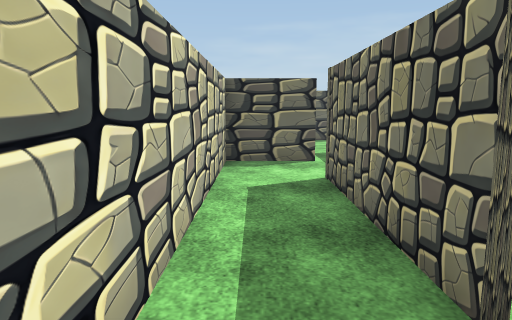
[1] (above)

21 first-person views from a walk through a 3-D level made in the Unity game engine. The camera is 1.4 m above the floor, tilts 8° down and sees 70° across. The floor is counted in squares, 1 m on a side. Each view is taken from the middle of a square. On the plan, view 1 faces up. The plan holds only what a view shows up to about 16 squares ahead; the rest is blank. The place goes on beyond the plan. Some surface patterns are stand-ins.

[2]
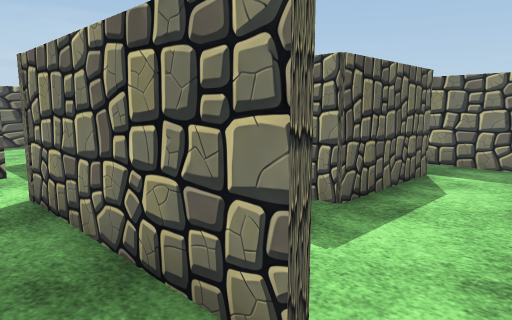

[3]
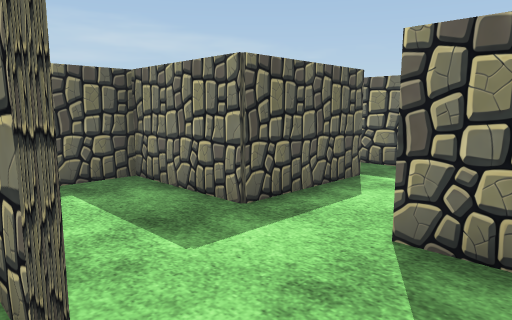

[4]
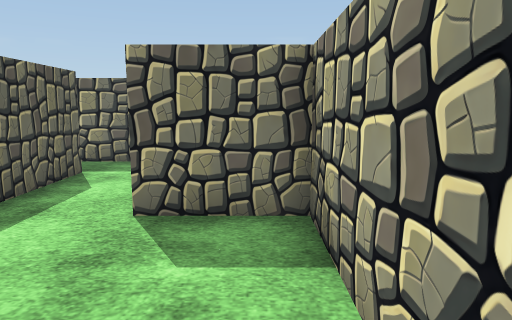

[5]
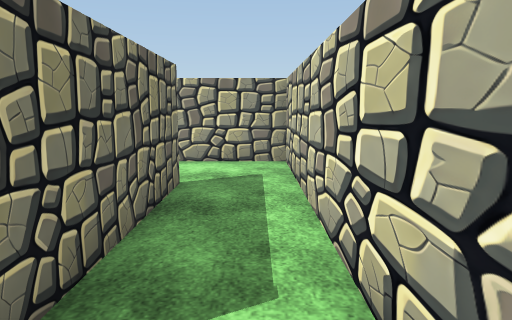

[6]
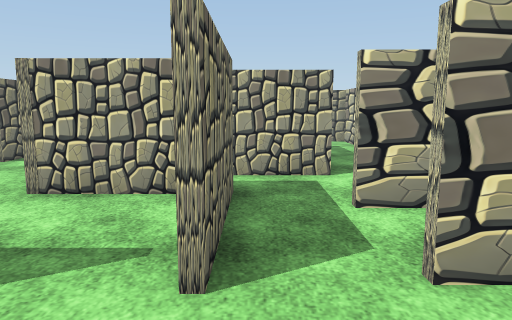

[7]
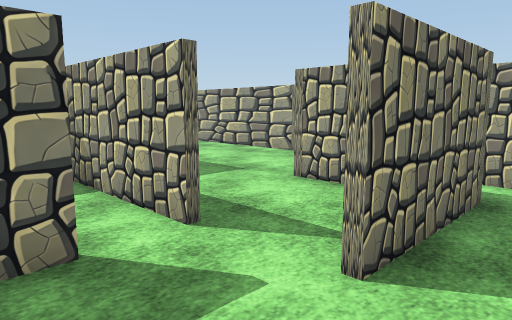

[8]
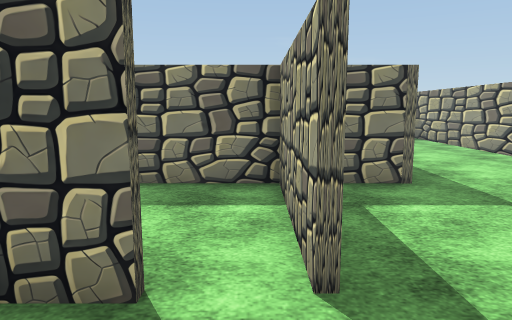

[9]
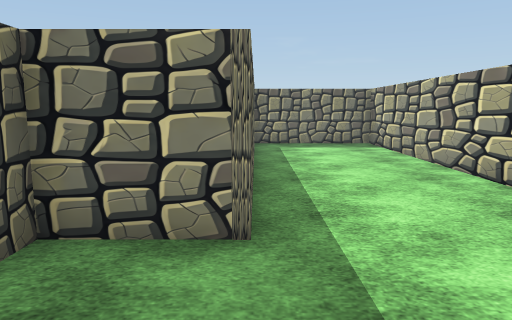

[10]
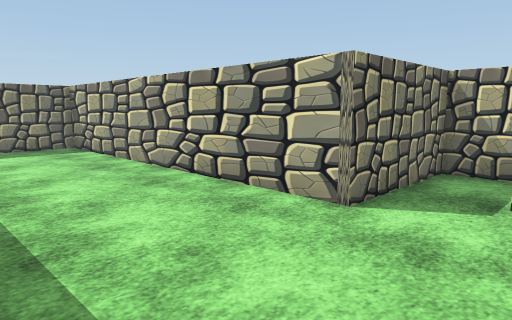

[11]
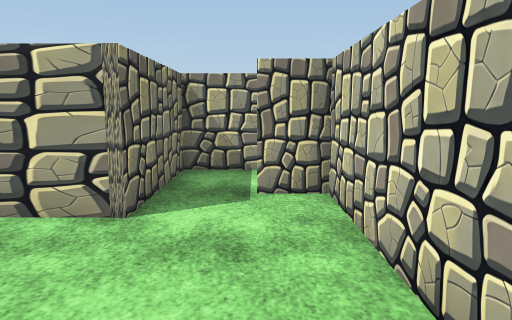

[12]
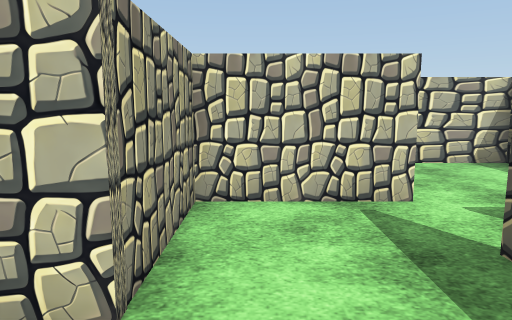

[13]
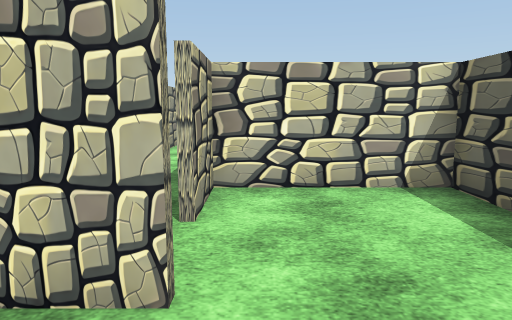

[14]
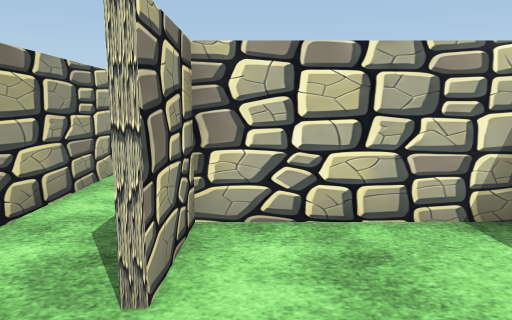

[15]
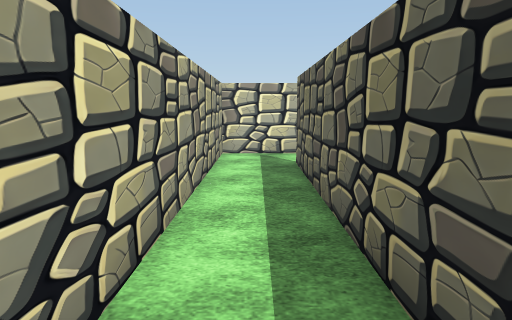

[16]
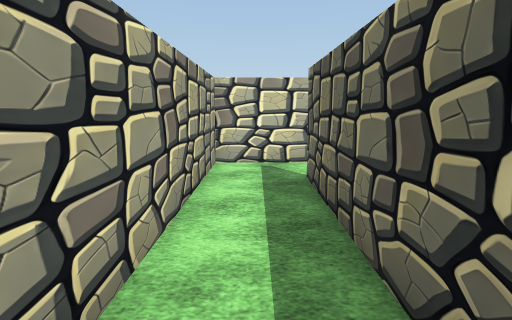

[17]
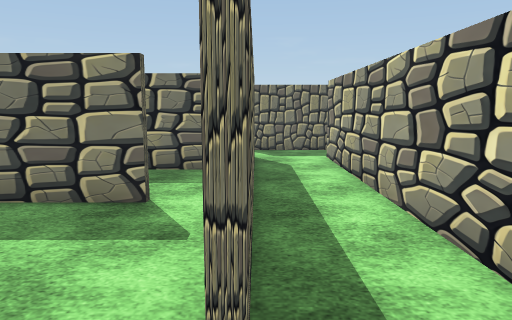

[18]
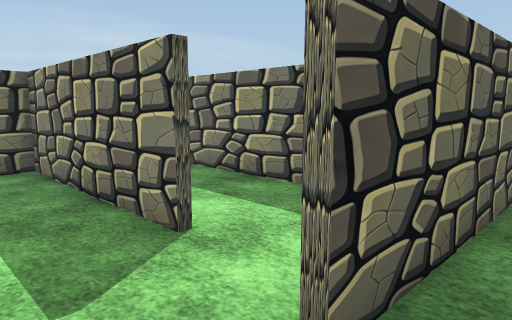

[19]
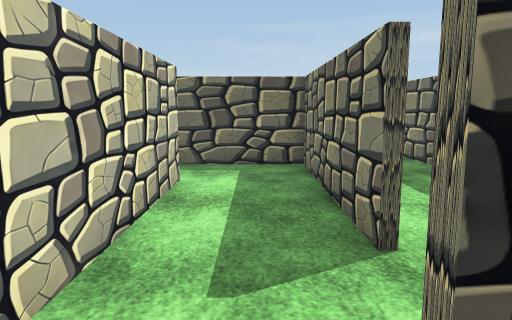

[20]
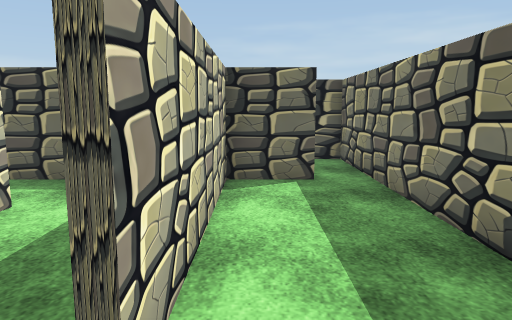

[21]
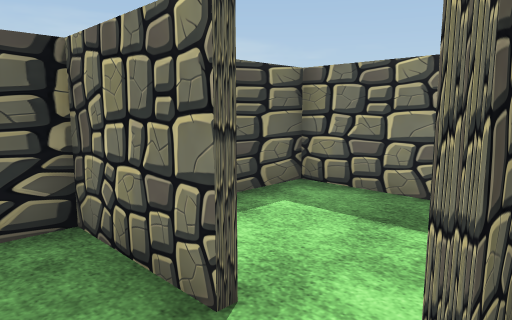

### Floor plan
Ten units are one square. View 1 is at (0, 0); x grows to the right and y downward. Boxes are objects, and circles mark ways between rooms. Rooms are numbered by the first view taken in them; rooms with no view inside come last. Other rooms are left out.
<svg viewBox="-105 -237 318 249">
<path fill="none" stroke="#000" d="M14 -21 14 -74 38 -74M68 -55 68 -40 80 -40M80 -38 47 -38 47 -72 30 -72M79 -16 98 -16 98 -54M16 -97 -8 -97 -8 7 47 7 47 -16M36 -125 36 -115M55 -138 55 -165 28 -165M55 -126 65 -126M11 -165 -4 -165 -4 -122 16 -122M36 -115 36 -91 68 -91M66 -124 56 -124M114 -100 98 -100 98 -124 91 -124M98 -54 208 -54 208 -101M68 -91 68 -55M6 -120 -75 -120M-95 -124 -95 -99 16 -99M34 -89 34 -125M-36 -136 -36 -232M-48 -202 -66 -202 -66 -144M-68 -144 -68 -202 -95 -202M-95 -181 -95 -124M65 -126 98 -126 98 -165 80 -165"/>
<circle cx="85" cy="-45" r="3" fill="#2a7"/>
<circle cx="20" cy="-100" r="3" fill="#2a7"/>
<circle cx="45" cy="-120" r="3" fill="#2a7"/>
<circle cx="20" cy="-120" r="3" fill="#2a7"/>
<circle cx="60" cy="-130" r="3" fill="#2a7"/>
<circle cx="65" cy="-105" r="3" fill="#2a7"/>
<circle cx="-85" cy="-120" r="3" fill="#2a7"/>
<circle cx="-70" cy="-135" r="3" fill="#2a7"/>
<text x="30" y="-40">1</text>
<text x="30" y="-140">2</text>
<text x="50" y="-110">3</text>
<text x="140" y="-80">4</text>
<text x="-30" y="-110">5</text>
<text x="-50" y="-160">6</text>
<text x="-80" y="-160">7</text>
<text x="80" y="-150">8</text>
</svg>
Room 1 opens to room 4. Room 1 opens to room 5. Room 2 opens to room 3. Room 2 opens to room 5. Room 2 opens to room 8. Room 3 opens to room 4. Room 5 opens to room 7. Room 6 opens to room 7.

Where each view was taken, in squares from view 1:
view 1: 0 up, 0 right, facing up
view 2: 1 up, 0 right, facing up-right
view 3: 0 up, 1 right, facing up-right
view 4: 0 up, 0 right, facing right
view 5: 9 up, 0 right, facing down
view 6: 15 up, 3 right, facing down
view 7: 15 up, 2 right, facing down-right
view 8: 13 up, 3 right, facing right
view 9: 10 up, 6 right, facing right
view 10: 10 up, 7 right, facing down-right
view 11: 10 up, 8 right, facing down
view 12: 10 up, 9 right, facing left
view 13: 13 up, 6 right, facing left
view 14: 13 up, 4 right, facing left
view 15: 11 up, 2 right, facing left
view 16: 11 up, 0 right, facing left
view 17: 12 up, 9 left, facing right
view 18: 11 up, 9 left, facing up-right
view 19: 11 up, 8 left, facing up
view 20: 13 up, 6 left, facing up
view 21: 12 up, 4 right, facing up-right
